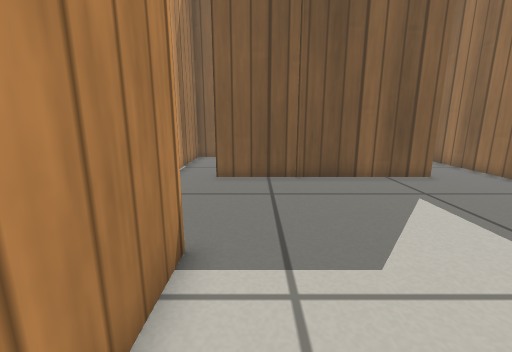
[1] (above)

16 first-person views from a walk through a Gazebo world. The camera is 0.46 m above the floor, tilts 12° down and sees 90° across. The floor is counted in squares, 0.2 m on a side. Each view is taken from the middle of a square. On the plan, view 1 faces up. The plan holds only what a view shows up to about 17 squares ahead; the rest is blank. Gazebo's built-in surfaces are drawn with simple patterns.

[2]
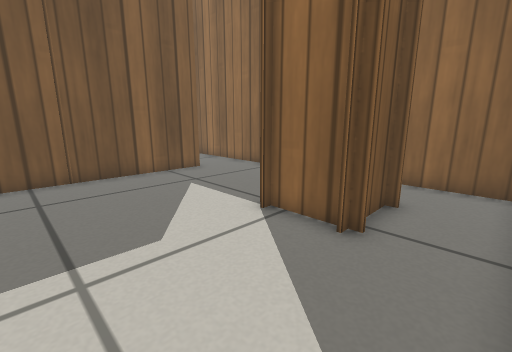

[3]
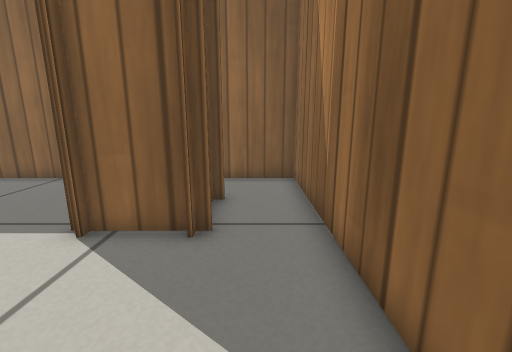

[4]
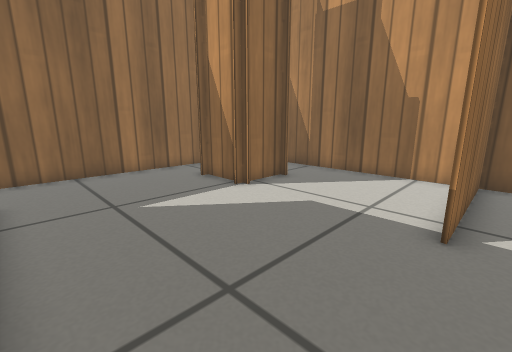

[5]
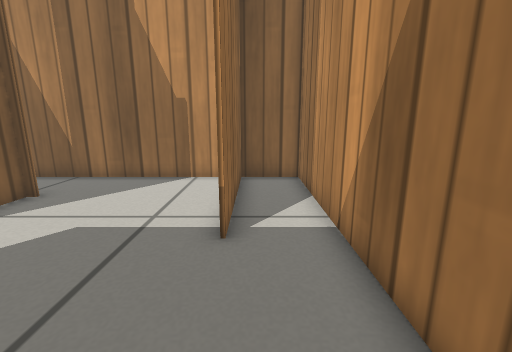

[6]
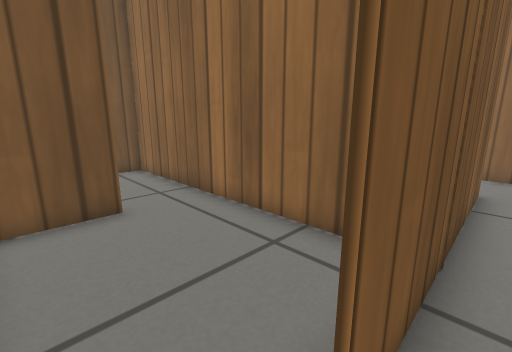

[7]
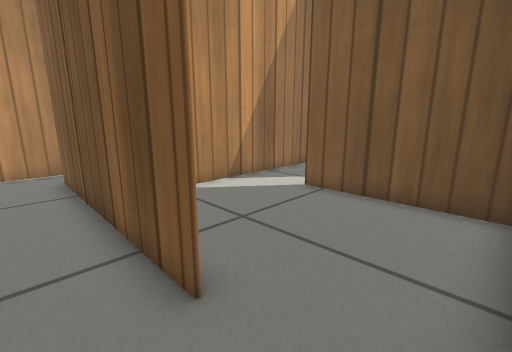

[8]
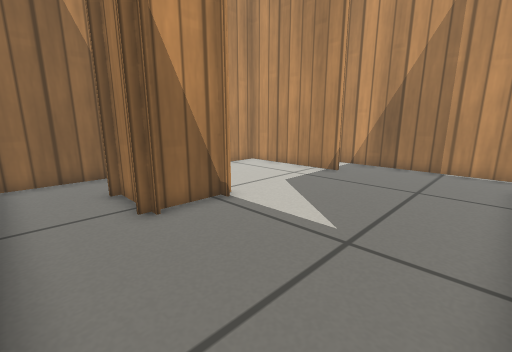

[9]
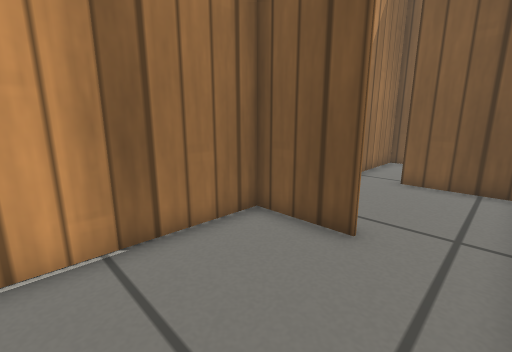

[10]
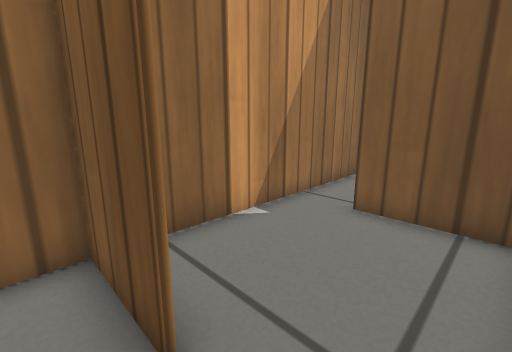

[11]
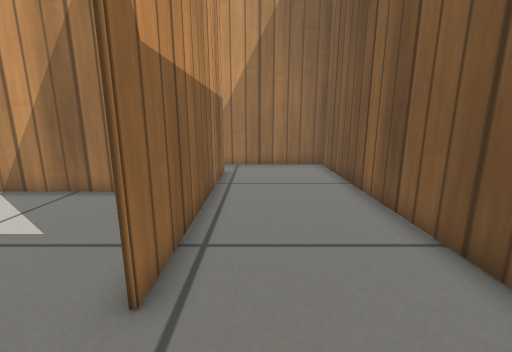

[12]
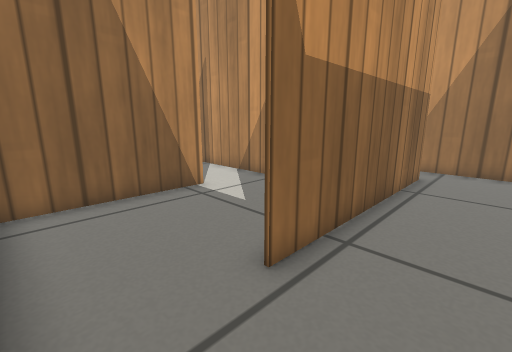

[13]
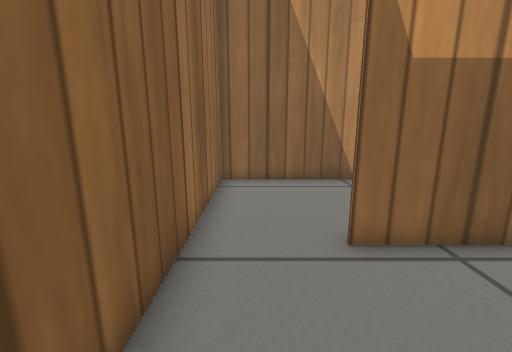

[14]
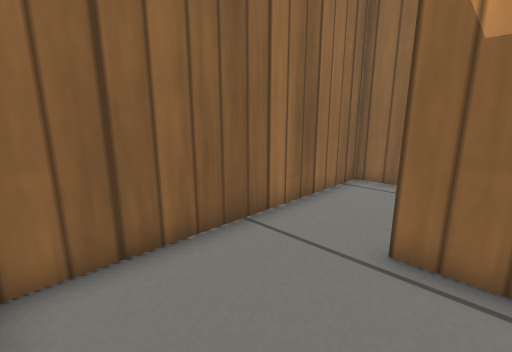

[15]
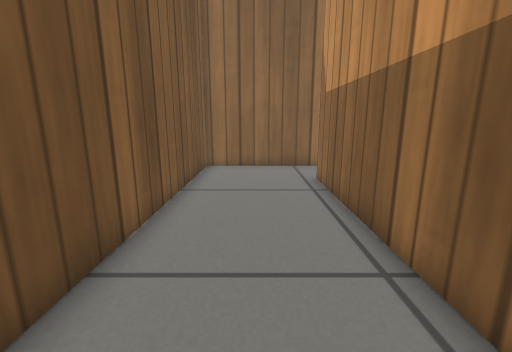

[16]
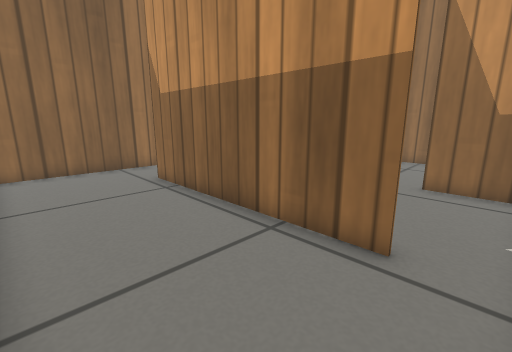

### Floor plan
Points are (right, up) in squares from view 1. A wall is a line through its corners. A room is listed if a view was taken in it or the views show most of it. See-through windows are left out.
Room 1 (views 1, 2, 3, 7, 8)
walls: (4.8, 3.6) (7.9, 3.6); (7.4, 3.5) (7.4, 4); (7.5, 2.6) (7.5, 1.4) (7.9, 1.4); (5.1, 0.9) (5.1, 4); (7.5, 1.3) (6, 1.3); (7.4, 10.5) (-0.5, 10.5); (-1.3, 4.4) (-1.3, -1.6); (-1.1, -1.6) (10.4, -1.6) (10.4, 11.4)
ways out: opening at (-1, 7.5) to room 2; opening at (9, 11) to room 5
Room 2 (views 4, 5, 6)
walls: (-0.5, 10.5) (-1.7, 10.5); (-1.4, -1.6) (-1.4, 4.2); (-3.8, 11.6) (-3.8, -1.6) (-1.1, -1.6)
ways out: opening at (-1, 7.5) to room 1; opening at (-2.5, 11) to room 3
Room 3 (views 9, 10)
walls: (-1, 16.8) (-3.8, 16.8) (-3.8, 11.6); (1.7, 12.1) (1.7, 16.5); (0.1, 10.6) (1.5, 10.6)
ways out: opening at (-2.5, 11) to room 2; opening at (0, 17) to room 7
Room 4 (views 11, 12, 13, 14, 15, 16)
walls: (-1.9, 22.5) (7.3, 22.5); (10.4, 21.4) (10.4, 27.6) (-3.8, 27.6) (-3.8, 22.6)
ways out: opening at (9, 22) to room 6; opening at (-2.5, 22) to room 7
Room 5 (no view inside)
walls: (1.8, 16.4) (1.8, 12.4); (10.2, 16.8) (4.6, 16.8); (10.4, 11.4) (10.4, 14.9)
ways out: opening at (9, 11) to room 1; opening at (3.5, 17) to room 6
Room 6 (no view inside)
walls: (4.6, 16.9) (10.4, 16.9) (10.4, 21.4); (1.8, 21.4) (1.8, 16.4)
ways out: opening at (9, 22) to room 4; opening at (3.5, 17) to room 5
Room 7 (no view inside)
walls: (-3.3, 16.9) (-1, 16.9); (1.7, 16.5) (1.7, 22.4) (-1.9, 22.4); (-3.8, 22.6) (-3.8, 18.1)
ways out: opening at (0, 17) to room 3; opening at (-2.5, 22) to room 4

Where each view was taken, in squares from view 1:
view 1: 0 up, 0 right, facing up
view 2: 1 down, 0 right, facing up-right
view 3: 0 up, 0 right, facing right
view 4: 10 up, 2 left, facing down-right
view 5: 9 up, 2 left, facing down
view 6: 10 up, 3 left, facing up-right
view 7: 9 up, 10 right, facing up-left
view 8: 10 up, 10 right, facing down-left
view 9: 12 up, 1 right, facing up-left
view 10: 16 up, 1 right, facing up-left
view 11: 24 up, 10 right, facing left
view 12: 25 up, 10 right, facing down-left
view 13: 27 up, 9 right, facing down
view 14: 27 up, 6 right, facing down-right
view 15: 25 up, 3 left, facing right
view 16: 27 up, 3 left, facing down-right
